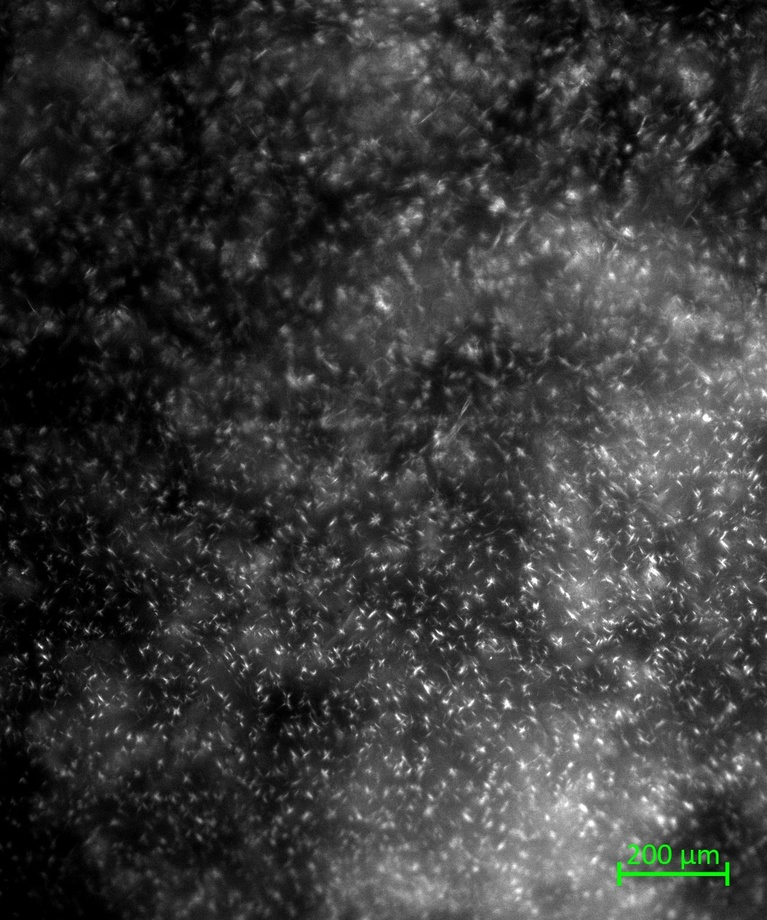
#> input picture Images/1_Macro_10_1000_32_6_12.jpg, 767 x 920 px, shrunk from 1028 x 1232 before the run, found by its file name; its folder holds only this picture in this run
$ python main_validate.py
#> lines starting #> are read from the running program, lines starting #| are printed output that depends on the picture; after the words box and inside, x2 and y2 are one past the last pixel; in counts of white or black regions, pixels touching at a corner belong together
'''
    Validate each crystal that functions of open-cv classifier. The propose is to use
    the same filter that we apply in Classification. Create some graphics.
    In the final create a training data
'''
import pandas as pd
import numpy as np
import cv2
import os

from cristal_class import CrystalsClassification
from accept import accept

def get_image(folder_path, file):
#> called with folder_path = 'D:\\LUCAS\\IC\\FUNWAX\\Images', file = '1_Macro_10_1000_32_6_12.jpg'
    return cv2.imread('%s/%s' % (folder_path, file))
#> returned value is the input picture: shape (920, 767, 3); mean B, G, R 57.2, 57.7, 57.2

def crop_the_image(image, scale_crop):
#> called with scale_crop = 0.4
    height, width,_ = image.shape
#> height = 920; width = 767
    crop_size = int(min(height, width) * scale_crop)
#> crop_size = 306
    x = int((width - crop_size) / 2)
#> x = 230
    y = int((height - crop_size) / 2)
#> y = 307
    image = image[y:y+crop_size, x:x+crop_size]
    return image

def get_properties(file):
    '''
        properties[0] -> Number of the teste
            ''    [1] -> Type(Macro, Micro, Mist)
            ''    [2] -> Concentration
            ''    [3] -> Reynolds
            ''    [4] -> Toil
            ''    [5] -> Tcool
            ''    [6] -> Time
    '''
    properties = file[:-4].split('_')
    return properties

def filter(image, properties):
    # verify if the color of the image
    gray = cv2.cvtColor(image, cv2.COLOR_BGR2GRAY)
    mean = cv2.mean(gray)[0]
#> mean = 56.53
    if mean < 127:
        image = cv2.bitwise_not(image)
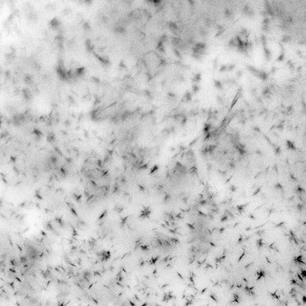
#> image: shape (306, 306, 3); min 0, max 254, mean 198.5

    # filters
    if properties[1] == 'Macro':
        gray_image = cv2.cvtColor(image, cv2.COLOR_BGR2GRAY)
        # image = cv2.medianBlur(gray_image, 1) # !!!!!!!!!!!!!!
        image_blur = cv2.GaussianBlur(gray_image, (3, 3), 0)
        # _, th = cv2.threshold(image_blur, 0, 255, cv2.THRESH_BINARY+cv2.THRESH_OTSU)
        image_eq = cv2.equalizeHist(image_blur)
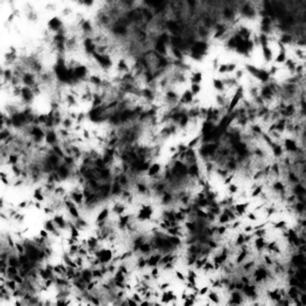
#> image_eq: shape (306, 306); min 0, max 255, mean 129.3
        th_adap = cv2.adaptiveThreshold(image_eq, 255, cv2.ADAPTIVE_THRESH_GAUSSIAN_C, cv2.THRESH_BINARY_INV, 11, 2)
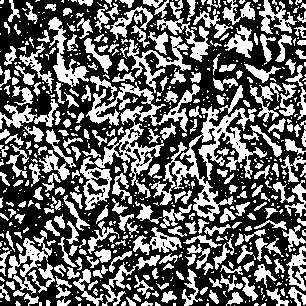
#> th_adap: shape (306, 306); 40% white; 706 white regions (437 under 20 px), largest, box (x1, y1, x2, y2) and area: (80, 82, 200, 210) 3498, (151, 106, 267, 221) 3158, (127, 36, 191, 93) 906

        # Apply aperture morphological filter
        kernel = np.ones((5, 5),np.uint8)
        opening = cv2.morphologyEx(th_adap, cv2.MORPH_OPEN, kernel, iterations=1)
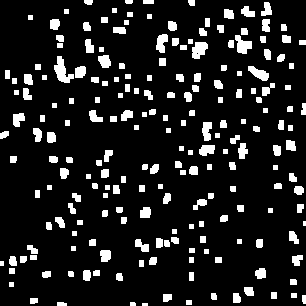
#> opening: shape (306, 306); 11.9% white; 209 white regions (2 under 20 px)
        # cv2.imshow('teste', opening)
        # cv2.waitKey(0)

        # indentify the contours
        '''
            try to find the best image for input in cv2.findCountours
        '''
        contours, hierarchy = cv2.findContours(opening, cv2.RETR_TREE, cv2.CHAIN_APPROX_SIMPLE)
#> contours = 210 contours, 41 with area under 20; largest, box (x1, y1, x2, y2) and area: (54, 56, 74, 83) 226, (192, 42, 208, 59) 174, (235, 35, 252, 54) 166, (248, 66, 269, 81) 147, (156, 34, 168, 53) 132

    elif properties[1] == 'Micro':
        gray_image = cv2.cvtColor(image, cv2.COLOR_BGR2GRAY)
        # image = cv2.medianBlur(gray_image, 1) # !!!!!!!!!!!!!!
        image_blur = cv2.GaussianBlur(gray_image, (1, 1), 0)
        # _, th = cv2.threshold(image_blur, 0, 255, cv2.THRESH_BINARY+cv2.THRESH_OTSU)
        image_eq = cv2.equalizeHist(image_blur)
        th_adap = cv2.adaptiveThreshold(image_eq, 255, cv2.ADAPTIVE_THRESH_GAUSSIAN_C, cv2.THRESH_BINARY_INV, 11, 2)

        # Apply aperture morphological filter
        kernel = np.ones((5, 5),np.uint8)
        opening = cv2.morphologyEx(th_adap, cv2.MORPH_OPEN, kernel, iterations=1)
        # cv2.imshow('teste', opening)
        # cv2.waitKey(0)

        # indentify the contours
        '''
            try to find the best image for input in cv2.findCountours
        '''
        contours, hierarchy = cv2.findContours(opening, cv2.RETR_TREE, cv2.CHAIN_APPROX_SIMPLE)

    return contours

def validate(image, contours):
    for cnt in contours:

        try:
            ellipse = cv2.fitEllipse(cnt)

            cx = ellipse[0][0]
            cy = ellipse[0][1]
            major = max(ellipse[1][0], ellipse[1][1])
            minor = min(ellipse[1][0], ellipse[1][1])
            angle = ellipse[2]
            ar = major/minor

            # row_to_append = pd.DataFrame([{'Type':properties[1], 'Reynolds':properties[3], 'Toil':properties[4], 'Tcool':properties[5], 'Time':properties[6], 'cx': cx, 'cy': cy, 'major': major, 'minor': minor, 'angle':angle, 'AR': ar}])
            # data = pd.concat([data, row_to_append], ignore_index=True)

            # cnt_ellipse += 1

            # draw the contours
            image = cv2.ellipse(image, ellipse[0], ellipse[1], ellipse[2], 0, 360, (0, 255, 0), 3)

            cv2.imshow('Cristais', image)
            cv2.waitKey(0)

            # accept()

        except:
            rect = cv2.minAreaRect(cnt)
            box = cv2.boxPoints(rect)
            box = np.int0(box)

            # calculate the AR
            cx = rect[0][0]
            cy = rect[0][1]
            major = max(rect[1][0], rect[1][1])
            minor = min(rect[1][0], rect[1][1])
            angle = rect[2]
            ar = major/minor

            # row_to_append = pd.DataFrame([{'Type':properties[1], 'Reynolds':properties[3], 'Toil':properties[4], 'Tcool':properties[5], 'Time':properties[6], 'cx': cx, 'cy': cy, 'major': major, 'minor': minor, 'angle':angle, 'AR': ar}])
            # data = pd.concat([data, row_to_append], ignore_index=True)

            # cnt_rect += 1

            #draw the contours
            image = cv2.drawContours(image, [box], 0, (0, 255, 0), 2)

            cv2.imshow('Cristais', image)
            cv2.waitKey(0)

            # accept()

    # # validate the contours
    # cv2.imshow('Cristais', image)
    # cv2.waitKey(0)


IMAGES_PATH = 'D:\LUCAS\IC\FUNWAX\Images'

files = os.listdir(IMAGES_PATH)
for file in files:
    propeties = get_properties(file)
    image = get_image(IMAGES_PATH, file)
    image = crop_the_image(image, 0.4)
    contours = filter(image, propeties)


    validate(image, contours)
#> the loop in validate, `for cnt in contours: ` made 210 passes
#> (cnt, rect, box, cx, cy, major, minor, angle) on passes 1, 4, 8, 25: ([[142, 303], [142, 305], [147, 305], [147, 303]], ((144.5, 304), (2, 5), -90), [[147, 305], [142, 305], [142, 303], [147, 303]], 144.5, 304, 5, 2, -90), ([[186, 300], [186, 304], [191, 304], [191, 300]], ((188.5, 302), (4, 5), -90), [[191, 304], [186, 304], [186, 300], [191, 300]], 188.5, 302, 5, 4, -90), ([[291, 293], [291, 297], [296, 297], [296, 293]], ((293.5, 295), (4, 5), -90), [[296, 297], [291, 297], [291, 293], [296, 293]], 293.5, 295, 5, 4, -90), ([[215, 257], [215, 262], [221, 262], [221, 257]], ((218, 259.5), (5, 6), -90), [[221, 262], [215, 262], [215, 257], [221, 257]], 218, 259.5, 6, 5, -90)
#> (cnt, box, cx, cy, major, minor, angle, ar) on passes 11, 13, 16, 22, 23: ([[271, 292], [271, 298], [276, 298], [276, 292]], [[276, 298], [271, 298], [271, 292], [276, 292]], 273.5, 295, 6, 5, -90, 1.2), ([[9, 282], [9, 286], [13, 286], [13, 282]], [[13, 286], [9, 286], [9, 282], [13, 282]], 11, 284, 4, 4, -90, 1), ([[189, 272], [189, 280], [193, 280], [193, 272]], [[193, 280], [189, 280], [189, 272], [193, 272]], 191, 276, 8, 4, -90, 2), ([[9, 268], [9, 273], [14, 273], [14, 268]], [[14, 273], [9, 273], [9, 268], [14, 268]], 11.5, 270.5, 5, 5, -90, 1), ([[0, 261], [0, 265], [3, 265], [3, 261]], [[3, 265], [0, 265], [0, 261], [3, 261]], 1.5, 263, 4, 3, -90, 1.33)
#> pass 2, in validate, `image = cv2.ellipse(image, ellipse[0], ellipse[1], ellipse[2], 0, 360,..`:
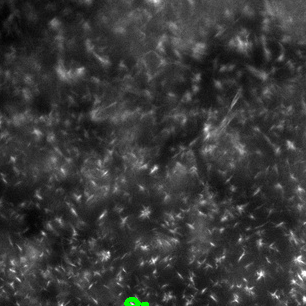
#> image: shape (306, 306, 3); mean of channels 0, 1, 2 56.4, 56.8, 56.4; drawn as B, G, R
#> pass 3, in validate, `image = cv2.ellipse(image, ellipse[0], ellipse[1], ellipse[2], 0, 360,..`:
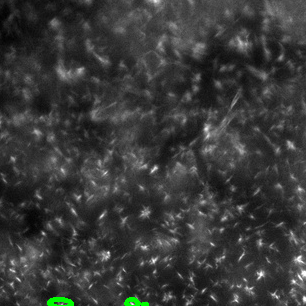
#> image: shape (306, 306, 3); 0.19% of pixels changed, all inside (x1, y1, x2, y2) = (47, 297, 74, 306); drawn as B, G, R
#> after the loop in validate, `for cnt in contours:`:
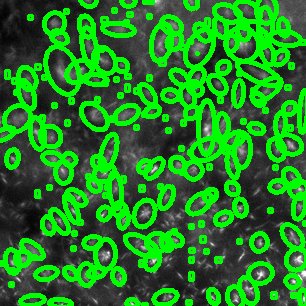
#> image: shape (306, 306, 3); mean of channels 0, 1, 2 35.3, 128.7, 35.3; drawn as B, G, R

$ run again, on Images/1_Macro_10_1000_32_6_18.jpg
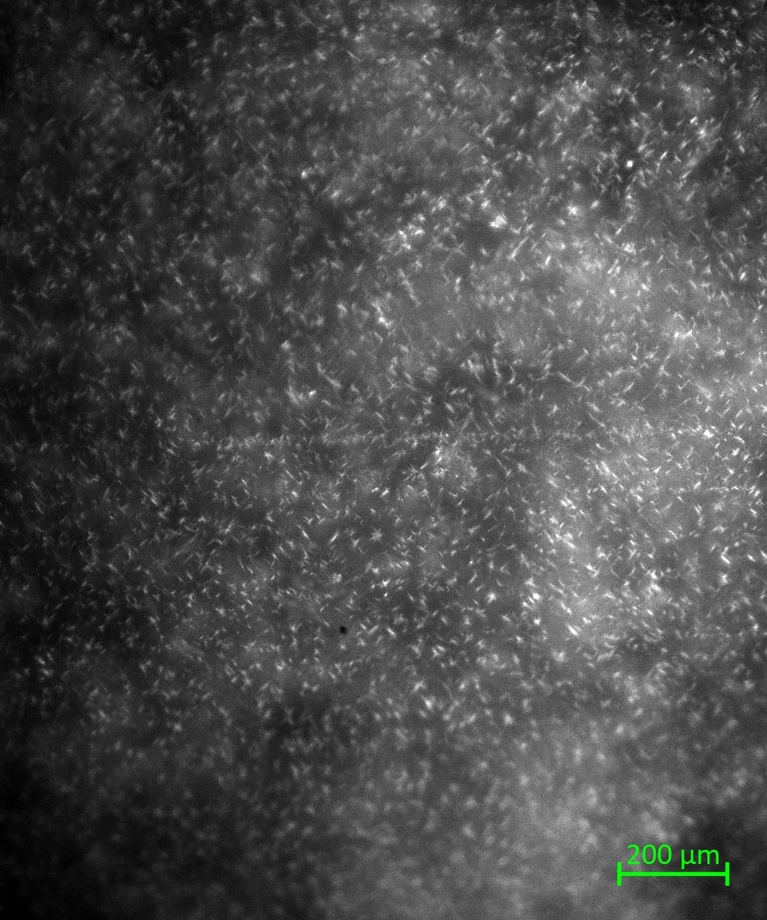
#> input picture Images/1_Macro_10_1000_32_6_18.jpg, 767 x 920 px, shrunk from 1028 x 1232 before the run, found by its file name
#> in get_image, returned value is the input picture: shape (920, 767, 3); mean B, G, R 76.2, 76.6, 76.2
#> mean = 90.6
#> in filter, `th_adap = cv2.adaptiveThreshold(image_eq, 255, cv2.ADAPTIVE_THRESH_GAU..`:
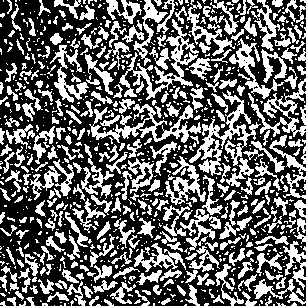
#> th_adap: shape (306, 306); 39.6% white; 876 white regions (568 under 20 px), largest, box (x1, y1, x2, y2) and area: (189, 90, 261, 176) 1532, (119, 19, 199, 100) 1348, (89, 104, 201, 143) 1348
#> opening: shape (306, 306); 7.1% white; 146 white regions (3 under 20 px)
#> in filter, `contours, hierarchy = cv2.findContours(opening, cv2.RETR_TREE, cv2.CHA..`: contours = 146 contours, 37 with area under 20; largest, box (x1, y1, x2, y2) and area: (146, 0, 164, 22) 167, (56, 78, 68, 98) 110, (256, 284, 268, 295) 92, (100, 72, 112, 85) 92, (239, 56, 254, 66) 90
#> the loop in validate, `for cnt in contours: ` made 146 passes
#> (cnt, rect, box, cx, cy, major, minor, angle) on passes 1 to 2: ([[143, 303], [143, 305], [147, 305], [147, 303]], ((145, 304), (2, 4), -90), [[147, 305], [143, 305], [143, 303], [147, 303]], 145, 304, 4, 2, -90), ([[246, 302], [246, 305], [253, 305], [253, 302]], ((249.5, 303.5), (3, 7), -90), [[253, 305], [246, 305], [246, 302], [253, 302]], 249.5, 303.5, 7, 3, -90)
#> after the loop in validate, `for cnt in contours:`:
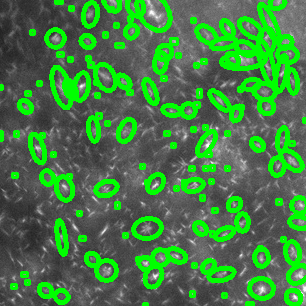
#> image: shape (306, 306, 3); mean of channels 0, 1, 2 68.7, 127.1, 68.7; drawn as B, G, R
